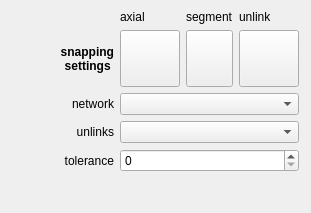
<?xml version="1.0" encoding="UTF-8"?>
<ui version="4.0">
 <class>DrawingToolDockWidgetBase</class>
 <widget class="QDockWidget" name="DrawingToolDockWidgetBase">
  <property name="geometry">
   <rect>
    <x>0</x>
    <y>0</y>
    <width>311</width>
    <height>213</height>
   </rect>
  </property>
  <property name="sizePolicy">
   <sizepolicy hsizetype="Minimum" vsizetype="Minimum">
    <horstretch>0</horstretch>
    <verstretch>0</verstretch>
   </sizepolicy>
  </property>
  <property name="minimumSize">
   <size>
    <width>260</width>
    <height>180</height>
   </size>
  </property>
  <property name="windowTitle">
   <string>Drawing Tool</string>
  </property>
  <widget class="QWidget" name="dockWidgetContents">
   <widget class="QWidget" name="layoutWidget">
    <property name="geometry">
     <rect>
      <x>10</x>
      <y>10</y>
      <width>289</width>
      <height>162</height>
     </rect>
    </property>
    <layout class="QGridLayout" name="gridLayout">
     <property name="sizeConstraint">
      <enum>QLayout::SetMinimumSize</enum>
     </property>
     <item row="4" column="1" colspan="3">
      <widget class="QSpinBox" name="toleranceSpin"/>
     </item>
     <item row="1" column="0">
      <widget class="QLabel" name="label">
       <property name="sizePolicy">
        <sizepolicy hsizetype="Expanding" vsizetype="MinimumExpanding">
         <horstretch>0</horstretch>
         <verstretch>0</verstretch>
        </sizepolicy>
       </property>
       <property name="minimumSize">
        <size>
         <width>0</width>
         <height>32</height>
        </size>
       </property>
       <property name="font">
        <font>
         <weight>75</weight>
         <bold>true</bold>
        </font>
       </property>
       <property name="text">
        <string>snapping 
settings </string>
       </property>
       <property name="alignment">
        <set>Qt::AlignRight|Qt::AlignTrailing|Qt::AlignVCenter</set>
       </property>
      </widget>
     </item>
     <item row="3" column="1" colspan="3">
      <widget class="QComboBox" name="unlinksCombo"/>
     </item>
     <item row="3" column="0">
      <widget class="QLabel" name="label_3">
       <property name="text">
        <string>unlinks</string>
       </property>
       <property name="alignment">
        <set>Qt::AlignRight|Qt::AlignTrailing|Qt::AlignVCenter</set>
       </property>
      </widget>
     </item>
     <item row="2" column="1" colspan="3">
      <widget class="QComboBox" name="networkCombo"/>
     </item>
     <item row="4" column="0">
      <widget class="QLabel" name="label_4">
       <property name="text">
        <string>tolerance</string>
       </property>
       <property name="alignment">
        <set>Qt::AlignRight|Qt::AlignTrailing|Qt::AlignVCenter</set>
       </property>
      </widget>
     </item>
     <item row="1" column="2">
      <widget class="QPushButton" name="segmentButton">
       <property name="sizePolicy">
        <sizepolicy hsizetype="Fixed" vsizetype="Fixed">
         <horstretch>0</horstretch>
         <verstretch>0</verstretch>
        </sizepolicy>
       </property>
       <property name="minimumSize">
        <size>
         <width>25</width>
         <height>25</height>
        </size>
       </property>
       <property name="maximumSize">
        <size>
         <width>5000</width>
         <height>5000</height>
        </size>
       </property>
       <property name="text">
        <string/>
       </property>
       <attribute name="buttonGroup">
        <string notr="true">buttonGroup</string>
       </attribute>
      </widget>
     </item>
     <item row="1" column="1">
      <widget class="QPushButton" name="axialButton">
       <property name="sizePolicy">
        <sizepolicy hsizetype="Fixed" vsizetype="Fixed">
         <horstretch>0</horstretch>
         <verstretch>0</verstretch>
        </sizepolicy>
       </property>
       <property name="minimumSize">
        <size>
         <width>25</width>
         <height>25</height>
        </size>
       </property>
       <property name="maximumSize">
        <size>
         <width>5000</width>
         <height>5000</height>
        </size>
       </property>
       <property name="styleSheet">
        <string notr="true"/>
       </property>
       <property name="text">
        <string/>
       </property>
       <attribute name="buttonGroup">
        <string notr="true">buttonGroup</string>
       </attribute>
      </widget>
     </item>
     <item row="1" column="3">
      <widget class="QPushButton" name="unlinksButton">
       <property name="sizePolicy">
        <sizepolicy hsizetype="Fixed" vsizetype="Fixed">
         <horstretch>0</horstretch>
         <verstretch>0</verstretch>
        </sizepolicy>
       </property>
       <property name="minimumSize">
        <size>
         <width>25</width>
         <height>25</height>
        </size>
       </property>
       <property name="maximumSize">
        <size>
         <width>5000</width>
         <height>5000</height>
        </size>
       </property>
       <property name="text">
        <string/>
       </property>
       <attribute name="buttonGroup">
        <string notr="true">buttonGroup</string>
       </attribute>
      </widget>
     </item>
     <item row="2" column="0">
      <widget class="QLabel" name="label_2">
       <property name="text">
        <string>network</string>
       </property>
       <property name="alignment">
        <set>Qt::AlignRight|Qt::AlignTrailing|Qt::AlignVCenter</set>
       </property>
      </widget>
     </item>
     <item row="0" column="1">
      <widget class="QLabel" name="label_5">
       <property name="minimumSize">
        <size>
         <width>60</width>
         <height>0</height>
        </size>
       </property>
       <property name="text">
        <string>axial</string>
       </property>
      </widget>
     </item>
     <item row="0" column="2">
      <widget class="QLabel" name="label_6">
       <property name="text">
        <string>segment</string>
       </property>
      </widget>
     </item>
     <item row="0" column="3">
      <widget class="QLabel" name="label_7">
       <property name="minimumSize">
        <size>
         <width>60</width>
         <height>0</height>
        </size>
       </property>
       <property name="text">
        <string>unlink</string>
       </property>
      </widget>
     </item>
    </layout>
   </widget>
  </widget>
 </widget>
 <resources/>
 <connections/>
 <buttongroups>
  <buttongroup name="buttonGroup"/>
 </buttongroups>
</ui>
